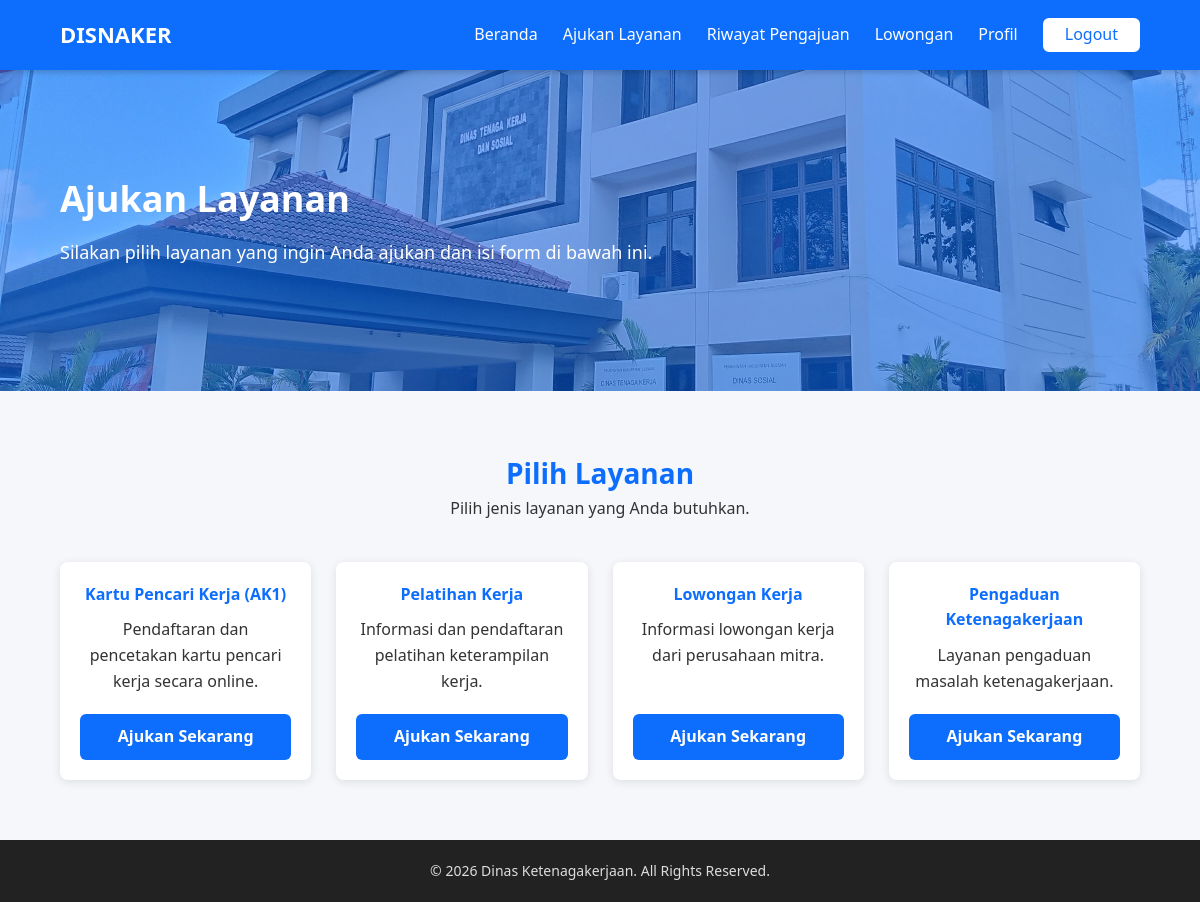
The page /user/ajukan_layanan.php (signed in) on the database its author committed.
### tables this page shows
CREATE TABLE `layanan` (
  `id` int(11) NOT NULL,
  `nama_layanan` varchar(255) NOT NULL,
  `deskripsi` text DEFAULT NULL,
  `created_at` timestamp NOT NULL DEFAULT current_timestamp()
);

### user/ajukan_layanan.php (the view, shortened to what this page needs)
<?php
include "../config/koneksi.php";
$query = "SELECT * FROM layanan";
$result = mysqli_query($koneksi, $query);
?>
<!DOCTYPE html>
<html lang="id">
<head>
    <link rel="stylesheet" href="../assets/css/index.css">
    <link rel="stylesheet" href="../assets/css/user.css">
</head>
<body>
    <?php include "../includes/navbar.php"; ?>
    <main class="main-content">
        <section class="hero">
            <div class="hero-content">
                <h2>Ajukan Layanan</h2>
                <p>Silakan pilih layanan yang ingin Anda ajukan dan isi form di bawah ini.</p>
            </div>
        </section>
        <section class="section">
            <div class="container">
                <div class="section-title">
                    <h3>Pilih Layanan</h3>
                    <p>Pilih jenis layanan yang Anda butuhkan.</p>
                </div>
                <div class="grid">
                    <?php while ($row = mysqli_fetch_assoc($result)): ?>
                        <div class="card">
                            <h4><?= $row['nama_layanan']; ?></h4>
                            <p><?= $row['deskripsi']; ?></p>
                            <a href="form_ajukan_layanan.php?id=<?= $row['id']; ?>" class="btn-primary">Ajukan Sekarang</a>
                        </div>
                    <?php endwhile; ?>
                </div>
            </div>
        </section>
    </main>
    <?php include "../includes/footer.php"; ?>
</body>
</html>

### assets/css/index.css (style rules this page uses)
* { margin: 0; padding: 0; box-sizing: border-box; font-family: "Segoe UI", Tahoma, Geneva, Verdana, sans-serif; }
html, body { height: 100%; scroll-behavior: smooth; }
body { background-color: #f5f7fa; color: #333; line-height: 1.6; display: flex; flex-direction: column; }
.container { width: 90%; max-width: 1200px; margin: auto; }
.main-content { flex: 1; padding-top: 70px; }
.hero-content { max-width: 800px; margin: 0 60px; }
.hero { background: linear-gradient(rgba(13, 110, 253, 0.5), rgba(13, 110, 253, 0.5)), url("../img/hero.jpg") center/cover no-repeat; color: #fff; text-align: left; padding: 100px 0px; }
.hero h2 { font-size: 36px; margin-bottom: 10px; }
.hero p { font-size: 18px; margin-bottom: 25px; }
.btn-primary { background-color: #ffc107; color: #000; padding: 12px 25px; border-radius: 5px; text-decoration: none; font-weight: bold; }
.section { padding: 60px 0; }
.section-title { text-align: center; margin-bottom: 40px; }
.section-title h3 { font-size: 28px; color: #0d6efd; }
.grid { display: grid; grid-template-columns: repeat(auto-fit, minmax(250px, 1fr)); gap: 25px; }
.card { background-color: #fff; padding: 25px; border-radius: 8px; box-shadow: 0 2px 10px rgba(0, 0, 0, 0.1); text-align: center; }
.card h4 { color: #0d6efd; margin-bottom: 10px; }

### assets/css/user.css (style rules this page uses)
.grid { display: grid; grid-template-columns: repeat(auto-fit, minmax(250px, 1fr)); gap: 25px; }
.card { display: flex; flex-direction: column; background-color: #fff; padding: 25px; border-radius: 8px; box-shadow: 0 4px 12px rgba(0, 0, 0, 0.1); text-align: center; transition: transform 0.3s ease-in-out; }
.card h4 { color: #0d6efd; margin-bottom: 10px; }
.card p { margin-bottom: 20px; flex: 1; }
.card a { padding: 10px 20px; background-color: #0d6efd; color: white; border-radius: 6px; font-weight: bold; text-decoration: none; }
.btn-primary { display: inline-block; padding: 10px 20px; font-size: 16px; color: #fff; background-color: #007bff; border: none; border-radius: 5px; text-decoration: none; cursor: pointer; transition: background-color 0.3s ease; }
.card { width: 100%; background-color: #fff; border-radius: 8px; box-shadow: 0 2px 10px rgba(0, 0, 0, 0.1); padding: 20px; transition: transform 0.3s ease; text-align: center; }

### rows shown on the page
layanan: nama_layanan "Kartu Pencari Kerja (AK1)", deskripsi "Pendaftaran dan pencetakan kartu pencari kerja secara online."
layanan: nama_layanan "Pelatihan Kerja", deskripsi "Informasi dan pendaftaran pelatihan keterampilan kerja."
layanan: nama_layanan "Lowongan Kerja", deskripsi "Informasi lowongan kerja dari perusahaan mitra."
layanan: nama_layanan "Pengaduan Ketenagakerjaan", deskripsi "Layanan pengaduan masalah ketenagakerjaan."
